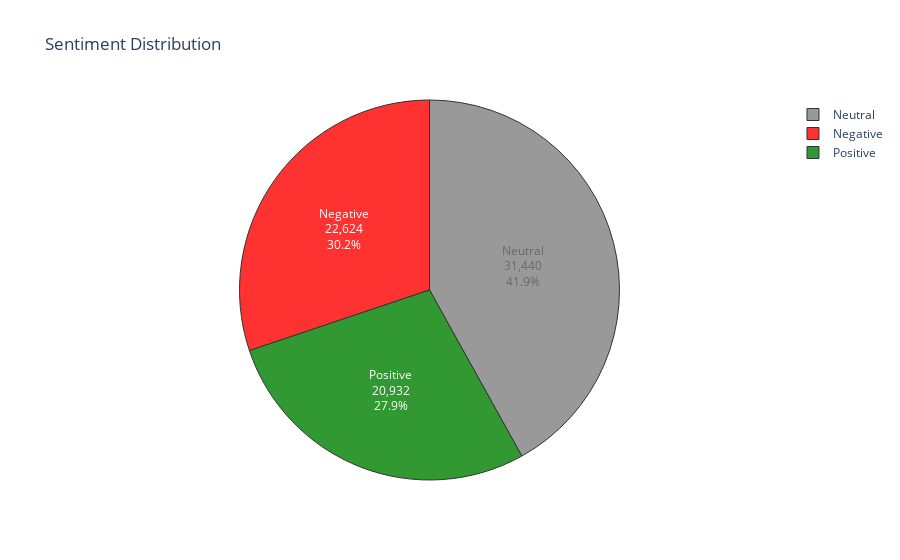

The notebook cell this image was saved under:
### Markdown cell above
### Visualizations

### Code cell
# Sentiment distribution (Pie Chart)
sentiment_counts = df['Sentiment'].value_counts().sort_index()
sentiment_colors = ['red', 'grey', 'green']

fig = go.Figure(data=[go.Pie(labels=sentiment_counts.index, 
                             values=sentiment_counts.values,
                             textinfo='percent+value+label',
                             marker_colors=sentiment_colors,
                             textposition='auto')])

fig.update_layout(
    title_text='Sentiment Distribution',
    template='plotly_white'
)

fig.update_traces(marker_line_color='black', 
                  marker_line_width=1, 
                  opacity=0.8)
 
fig.show()

### Figure 1 — Plotly figure (JSON) as saved in the notebook; plotly's stock layout.template omitted (floating-point values rounded to 4 significant figures)
{"data": [{"labels": ["Negative", "Neutral", "Positive"], "marker": {"colors": ["red", "grey", "green"], "line": {"color": "black", "width": 1}}, "opacity": 0.8, "textinfo": "percent+value+label", "textposition": "auto", "type": "pie", "values": [22624, 31440, 20932]}], "layout": {"autosize": true, "title": {"text": "Sentiment Distribution"}}}
